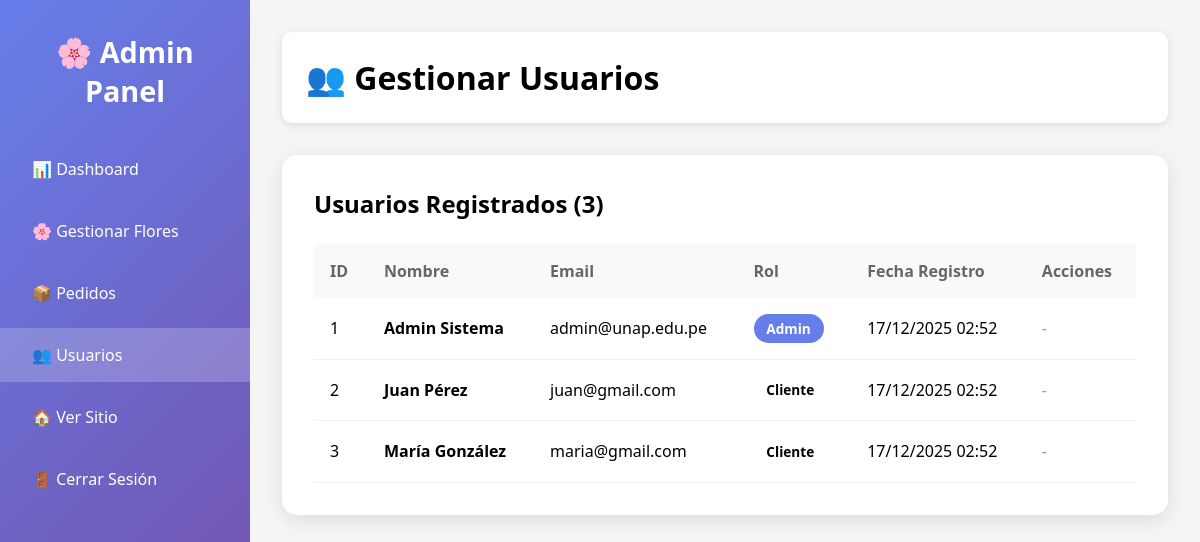
The app's page /admin/usuarios.php (signed in) with its own data.
### tables this page shows
CREATE TABLE IF NOT EXISTS usuarios (
    id INT AUTO_INCREMENT PRIMARY KEY,
    nombre VARCHAR(100) NOT NULL,
    email VARCHAR(150) NOT NULL UNIQUE,
    password VARCHAR(255) NOT NULL,
    telefono VARCHAR(20),
    direccion TEXT,
    rol ENUM('cliente', 'admin') DEFAULT 'cliente',
    fecha_registro TIMESTAMP DEFAULT CURRENT_TIMESTAMP,
    INDEX idx_email (email),
    INDEX idx_rol (rol)
);

### admin/usuarios.php (the view, shortened to what this page needs)
<?php
$conn = conectarDB();
$stmt = $conn->query("SELECT * FROM usuarios ORDER BY fecha_registro DESC");
$usuarios = $stmt->fetchAll();
?>
<!DOCTYPE html>
<html lang="es">
<head>
</head>
<body>
    <div class="admin-container">
        <aside class="sidebar">
            <div class="logo">🌸 Admin Panel</div>
            <ul class="menu">
                <li><a href="dashboard.php">📊 Dashboard</a></li>
                <li><a href="flores.php">🌸 Gestionar Flores</a></li>
                <li><a href="pedidos.php">📦 Pedidos</a></li>
                <li><a href="usuarios.php" class="active">👥 Usuarios</a></li>
                <li><a href="../index.php">🏠 Ver Sitio</a></li>
                <li><a href="../logout.php">🚪 Cerrar Sesión</a></li>
            </ul>
        </aside>
        <main class="main-content">
            <div class="header">
                <h1>👥 Gestionar Usuarios</h1>
            </div>
            <div class="card">
                <h2 style="margin-bottom: 1.5rem;">Usuarios Registrados (<?php echo count($usuarios); ?>)</h2>
                <table>
                    <thead>
                        <tr>
                            <th>ID</th>
                            <th>Nombre</th>
                            <th>Email</th>
                            <th>Rol</th>
                            <th>Fecha Registro</th>
                            <th>Acciones</th>
                        </tr>
                    </thead>
                    <tbody>
                        <?php foreach ($usuarios as $usuario): ?>
                            <tr>
                                <td><?php echo $usuario['id']; ?></td>
                                <td><strong><?php echo htmlspecialchars($usuario['nombre']); ?></strong></td>
                                <td><?php echo htmlspecialchars($usuario['email']); ?></td>
                                <td>
                                    <span class="badge <?php echo $usuario['rol']; ?>">
                                        <?php echo ucfirst($usuario['rol']); ?>
                                    </span>
                                </td>
                                <td><?php echo date('d/m/Y H:i', strtotime($usuario['fecha_registro'])); ?></td>
                                <td>
                                    <?php if ($usuario['id'] != $_SESSION['usuario_id'] && $usuario['rol'] == 'usuario'): ?>
                                        <a href="usuarios.php?eliminar=<?php echo $usuario['id']; ?>"
                                           class="btn btn-danger"
                                           onclick="return confirm('¿Eliminar este usuario?')">
                                            🗑️ Eliminar
                                        </a>
                                    <?php else: ?>
                                        <span style="color: #999;">-</span>
                                    <?php endif; ?>
                                </td>
                            </tr>
                        <?php endforeach; ?>
                    </tbody>
                </table>
            </div>
        </main>
    </div>
</body>
</html>

### admin/usuarios.php (style rules this page uses)
* { margin: 0; padding: 0; box-sizing: border-box; }
body { font-family: 'Segoe UI', Tahoma, Geneva, Verdana, sans-serif; background: #f5f5f5; }
.admin-container { display: grid; grid-template-columns: 250px 1fr; min-height: 100vh; }
.sidebar { background: linear-gradient(135deg, #667eea 0%, #764ba2 100%); color: white; padding: 2rem 0; }
.logo { text-align: center; font-size: 1.8rem; font-weight: bold; margin-bottom: 2rem; padding: 0 1rem; }
.menu { list-style: none; }
.menu li { margin: 0.5rem 0; }
.menu a { display: block; color: white; text-decoration: none; padding: 1rem 2rem; transition: background 0.3s; }
.menu a:hover, .menu a.active { background: rgba(255,255,255,0.2); }
.main-content { padding: 2rem; }
.header { background: white; padding: 1.5rem; border-radius: 10px; margin-bottom: 2rem; box-shadow: 0 2px 10px rgba(0,0,0,0.1); }
.card { background: white; padding: 2rem; border-radius: 15px; box-shadow: 0 5px 20px rgba(0,0,0,0.1); }
table { width: 100%; border-collapse: collapse; }
th { background: #f8f9fa; padding: 1rem; text-align: left; font-weight: 600; color: #666; }
td { padding: 1rem; border-bottom: 1px solid #f0f0f0; }
.badge { display: inline-block; padding: 0.3rem 0.8rem; border-radius: 20px; font-size: 0.85rem; font-weight: 600; }
.badge.admin { background: #667eea; color: white; }

### records on screen
usuarios: id "1", nombre "Admin Sistema", email "admin@unap.edu.pe", rol "Admin", fecha_registro "17/12/2025 02:52"
usuarios: id "2", nombre "Juan Pérez", email "juan@gmail.com", rol "Cliente", fecha_registro "17/12/2025 02:52"
usuarios: id "3", nombre "María González", email "maria@gmail.com", rol "Cliente", fecha_registro "17/12/2025 02:52"

### other values on screen
count($usuarios) "3"
